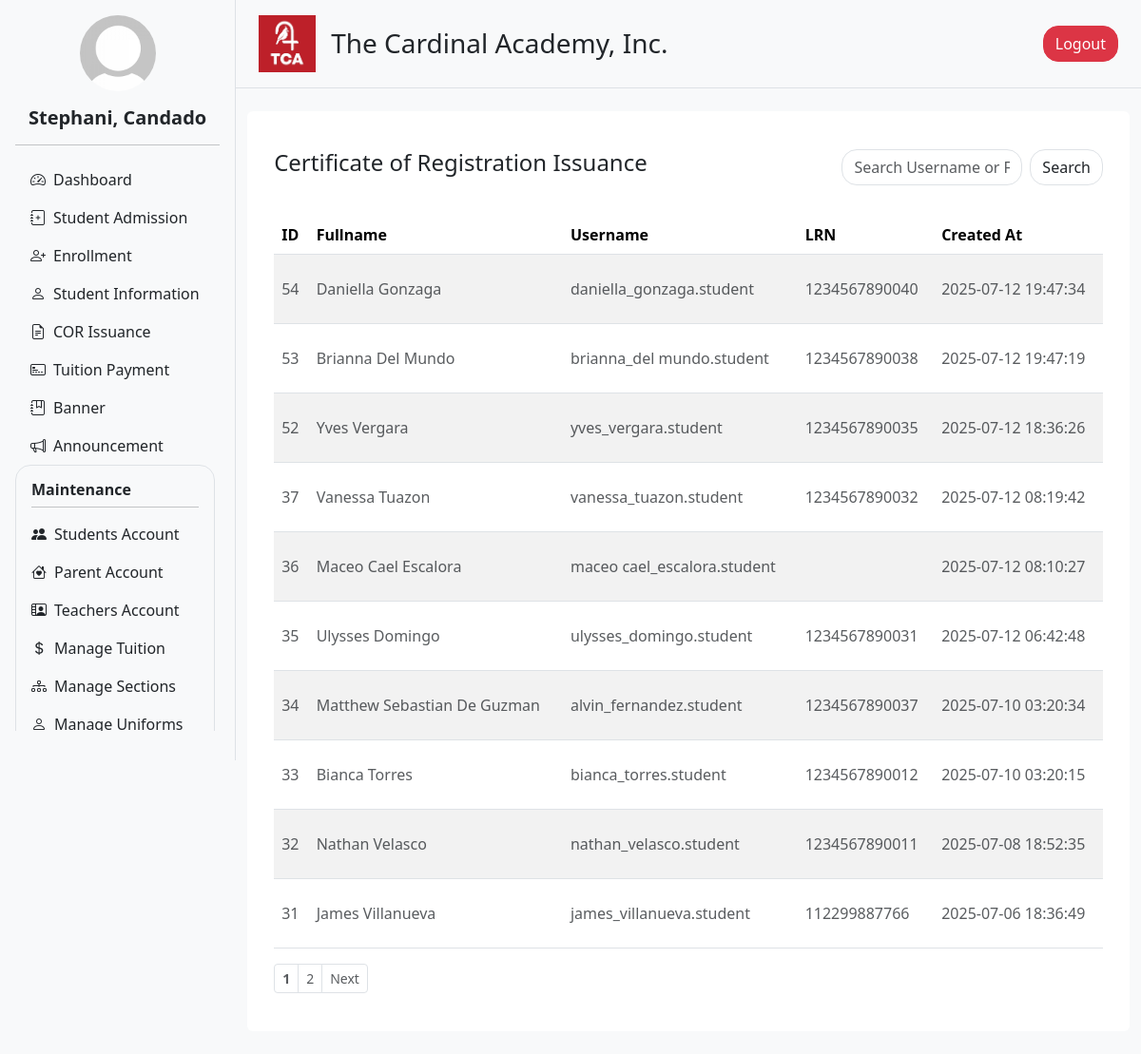
The page /admin/cor_issuance.php (signed in) on the database as committed earlier.
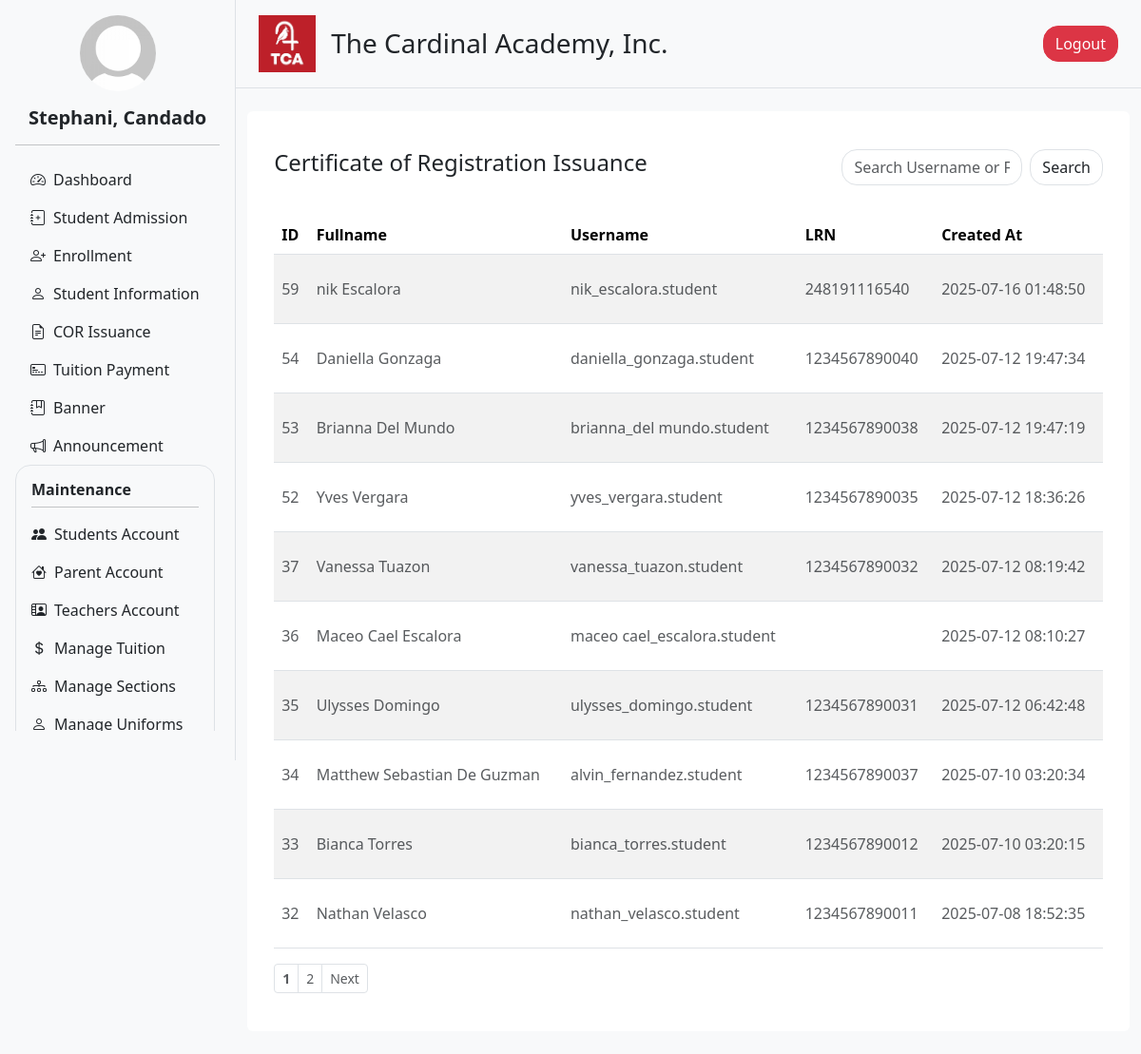
The same page on the database as committed later.
### tables this page shows
CREATE TABLE `users` (
  `user_id` int(11) NOT NULL,
  `acc_type` enum('admin','teacher','parent','student') NOT NULL,
  `username` varchar(50) NOT NULL,
  `email` varchar(100) NOT NULL,
  `password` varchar(255) NOT NULL,
  `first_name` varchar(50) NOT NULL,
  `last_name` varchar(50) NOT NULL,
  `gender` enum('male','female','other') DEFAULT NULL,
  `birthdate` date DEFAULT NULL,
  `phone_number` varchar(20) DEFAULT NULL,
  `address` text DEFAULT NULL,
  `created_at` timestamp NOT NULL DEFAULT current_timestamp(),
  `updated_at` timestamp NOT NULL DEFAULT current_timestamp() ON UPDATE current_timestamp(),
  `profile` varchar(255) NOT NULL,
  `rfid` int(100) DEFAULT NULL,
  `enroll_id` int(11) NOT NULL,
  `acc_status` varchar(100) NOT NULL DEFAULT 'active',
  `subject` varchar(1000) DEFAULT NULL,
  `section_id` int(100) DEFAULT NULL
);

CREATE TABLE `enroll_form` (
  `id` int(11) NOT NULL,
  `lrn` varchar(20) DEFAULT NULL,
  `firstname` varchar(100) DEFAULT NULL,
  `middlename` varchar(100) DEFAULT NULL,
  `lastname` varchar(100) DEFAULT NULL,
  `status` varchar(50) DEFAULT NULL,
  `gender` varchar(10) DEFAULT NULL,
  `grade_level` varchar(20) DEFAULT NULL,
  `profile_picture` varchar(255) DEFAULT NULL,
  `birthday` date DEFAULT NULL,
  `religion` varchar(100) DEFAULT NULL,
  `place_of_birth` varchar(255) DEFAULT NULL,
  `age` int(11) DEFAULT NULL,
  `residential_address` varchar(255) DEFAULT NULL,
  `region` varchar(100) DEFAULT NULL,
  `province` varchar(100) DEFAULT NULL,
  `municipal` varchar(100) DEFAULT NULL,
  `barangay` varchar(100) DEFAULT NULL,
  `father_name` varchar(100) DEFAULT NULL,
  `father_occupation` varchar(100) DEFAULT NULL,
  `father_contact` varchar(20) DEFAULT NULL,
  `mother_name` varchar(100) DEFAULT NULL,
  `mother_occupation` varchar(100) DEFAULT NULL,
  `mother_contact` varchar(20) DEFAULT NULL,
  `guardian_name` varchar(100) DEFAULT NULL,
  `guardian_occupation` varchar(100) DEFAULT NULL,
  `guardian_contact` varchar(20) DEFAULT NULL,
  `admission_status` varchar(50) DEFAULT NULL,
  `que_code` varchar(100) DEFAULT NULL,
  `email` varchar(100) DEFAULT NULL,
  `facebook` varchar(100) DEFAULT NULL,
  `admission_date` datetime DEFAULT current_timestamp(),
  `payment_plan` varchar(50) DEFAULT NULL,
  `downpayment` double DEFAULT NULL,
  `tuition_fee` double DEFAULT NULL,
  `miscellaneous` double DEFAULT NULL,
  `discount_type` varchar(100) DEFAULT NULL,
  `discount` double DEFAULT NULL,
  `discount_value` double DEFAULT NULL,
  `birth_cert` tinyint(1) DEFAULT 0,
  `report_card` tinyint(1) DEFAULT 0,
  `good_moral` tinyint(1) DEFAULT 0,
  `id_pic` tinyint(1) DEFAULT 0,
  `esc_cert` tinyint(1) DEFAULT 0
);

### admin/user_info.php (called while the page is built, shortened)
<?php
include '../db_connection.php';
function getUserInfo() {
    global $conn;
    $user_id = $_SESSION['user_id'];
    $sql = "SELECT first_name, last_name, profile FROM users WHERE user_id = ?";
    $stmt = $conn->prepare($sql);
    $stmt->bind_param("i", $user_id);
    $stmt->execute();
    $result = $stmt->get_result();
    $user = $result->fetch_assoc();
    $full_name = htmlspecialchars($user['first_name'] . ', ' . $user['last_name']);
    $profile_image = !empty($user['profile'])
        ? '../static/uploads/' . htmlspecialchars($user['profile'])
        : '../static/uploads/default_profile.jpg';
    return [
        'full_name' => $full_name,
        'profile_image' => $profile_image
    ];
}
?>

### admin/cor_issuance.php (the view, shortened to what this page needs)
<?php
include '../db_connection.php';
$limit  = 10;
$page   = isset($_GET['page']) && is_numeric($_GET['page']) ? (int) $_GET['page'] : 1;
$search = isset($_GET['search']) ? trim($_GET['search']) : '';
$offset = ($page - 1) * $limit;
$searchEsc = mysqli_real_escape_string($conn, $search);
$count_query = "
    SELECT COUNT(*) AS total
    FROM users
    WHERE acc_type = 'student'
      AND section_id IS NOT NULL                 -- ✨ exclude NULL section_id
      AND (
          username LIKE '%$searchEsc%'
          OR CONCAT(first_name, ' ', last_name) LIKE '%$searchEsc%'
      )
";
$count_result = mysqli_query($conn, $count_query);
$total        = mysqli_fetch_assoc($count_result)['total'];
$total_pages  = ceil($total / $limit);
$query = "
    SELECT
        users.user_id,
        CONCAT(users.first_name, ' ', users.last_name) AS fullname,
        users.username,
        users.created_at,
        users.enroll_id,
        users.section_id,
        users.email,
        enroll_form.lrn,
        enroll_form.payment_plan,
        enroll_form.downpayment,
        enroll_form.tuition_fee,
        enroll_form.miscellaneous,
        enroll_form.discount
    FROM users
    JOIN enroll_form ON users.enroll_id = enroll_form.id
    WHERE users.acc_type = 'student'
      AND users.section_id IS NOT NULL
      AND (
          users.username LIKE '%$searchEsc%'
          OR CONCAT(users.first_name, ' ', users.last_name) LIKE '%$searchEsc%'
      )
    ORDER BY users.created_at DESC
    LIMIT $limit OFFSET $offset
";
$result = mysqli_query($conn, $query);
?>
<!DOCTYPE html>
<html lang="en">
<head>
  <?php include 'header.php'; ?>
</head>
<body>
<div class="d-flex flex-row bg-light">
  <?php include 'navigation.php'; ?>
  <div class="content flex-grow-1">
    <?php include 'nav_top.php'; ?>
    <div class="container my-4">
      <div class="row g-4">
        <div class="col-12">
          <div class="rounded p-3 bg-white">
            <div class="container my-4">
              <div class="row mb-3">
                <div class="col-12 col-md-8">
                  <h4>Certificate of Registration Issuance</h4>
                </div>
                <div class="col-12 col-md-4">
                  <form method="GET" action="">
                    <div class="input-group">
                      <input class="form-control rounded rounded-4" type="text" name="search" value="<?= htmlspecialchars($search) ?>" placeholder="Search Username or Fullname">
                      <button class="btn border ms-2 rounded rounded-4" type="submit">Search</button>
                    </div>
                  </form>
                </div>
                <div class="col-12 pt-3">
                </div>
              </div>
              <div class="table-responsive">
                <table class="table table-striped table-hover" style="cursor: pointer">
                  <thead>
                    <tr>
                      <th>ID</th>
                      <th>Fullname</th>
                      <th>Username</th>
                      <th>LRN</th>
                      <th>Created At</th>
                    </tr>
                  </thead>
                  <tbody>
                    <?php if (mysqli_num_rows($result) > 0): ?>
                      <?php while ($row = mysqli_fetch_assoc($result)): ?>
                       <tr class="clickable-row"
                          data-id="<?= $row['section_id'] ?>"
                          data-email="<?= $row['email'] ?>"
                          data-fullname="<?= htmlspecialchars($row['fullname'], ENT_QUOTES) ?>"
                          data-lrn="<?= htmlspecialchars($row['lrn'], ENT_QUOTES) ?>"
                          data-payment_plan="<?= htmlspecialchars($row['payment_plan'], ENT_QUOTES) ?>"
                          data-downpayment="<?= htmlspecialchars($row['downpayment'], ENT_QUOTES) ?>"
                          data-tuition_fee="<?= htmlspecialchars($row['tuition_fee'], ENT_QUOTES) ?>"
                          data-miscellaneous="<?= htmlspecialchars($row['miscellaneous'], ENT_QUOTES) ?>"
                          data-discount="<?= htmlspecialchars($row['discount'], ENT_QUOTES) ?>">
                          <td><p class="text-muted pt-3 pb-3 mb-0"><?= htmlspecialchars($row['user_id']) ?></p></td>
                          <td><p class="text-muted pt-3 pb-3 mb-0"><?= htmlspecialchars($row['fullname']) ?></p></td>
                          <td><p class="text-muted pt-3 pb-3 mb-0"><?= htmlspecialchars($row['username']) ?></p></td>
                          <td><p class="text-muted pt-3 pb-3 mb-0"><?= htmlspecialchars($row['lrn']) ?></p></td>
                          <td><p class="text-muted pt-3 pb-3 mb-0"><?= htmlspecialchars($row['created_at']) ?></p></td>
                        </tr>
                      <?php endwhile; ?>
                    <?php else: ?>
                      <tr>
                        <td colspan="5"><p class="text-muted text-center pt-3 pb-3 mb-0">No student data available</p></td>
                      </tr>
                    <?php endif; ?>
                  </tbody>
                </table>
              </div>
              <?php if ($total_pages > 1): ?>
                <nav aria-label="Page navigation">
                  <ul class="pagination justify-content-start pagination-sm">
                    <?php
                      $max_links = 5;
                      $start = max(1, $page - floor($max_links / 2));
                      $end = min($total_pages, $start + $max_links - 1);
                      if ($end - $start < $max_links - 1) {
                        $start = max(1, $end - $max_links + 1);
                      }
                    ?>
                    <?php for ($i = $start; $i <= $end; $i++): ?>
                      <li class="page-item">
                        <a class="page-link text-muted <?= $i == $page ? 'fw-bold' : '' ?>" href="?search=<?= urlencode($search) ?>&page=<?= $i ?>"><?= $i ?></a>
                      </li>
                    <?php endfor; ?>
                    <?php if ($page < $total_pages): ?>
                      <li class="page-item">
                        <a class="page-link text-muted" href="?search=<?= urlencode($search) ?>&page=<?= $page + 1 ?>">Next</a>
                      </li>
                    <?php endif; ?>
                  </ul>
                </nav>
              <?php endif; ?>
            </div>
          </div>
        </div>
      </div>
    </div>
  </div>
</div>
</body>
</html>

### admin/header.php (shortened to what this page needs)
<link href="https://cdn.jsdelivr.net/npm/bootstrap@5.3.2/dist/css/bootstrap.min.css" rel="stylesheet">
<link href="https://cdn.jsdelivr.net/npm/bootstrap-icons@1.11.1/font/bootstrap-icons.css" rel="stylesheet">
<link rel="stylesheet" href="../static/css/styles.css">
<link rel="stylesheet" href="../static/css/landing.css">
<link href="https://cdn.jsdelivr.net/npm/select2@4.1.0-rc.0/dist/css/select2.min.css" rel="stylesheet" />

### admin/navigation.php (shortened to what this page needs)
<?php
include 'header.php';
include 'user_info.php';
$user_info = getUserInfo();
$full_name = isset($user_info['full_name']) ? $user_info['full_name'] : 'Guest';
$profile_image = isset($user_info['profile_image']) ? $user_info['profile_image'] : 'default.png';
?>
<div id="nav_side" class="d-print-none sidebar p-3 border-end sticky-top d-none d-md-block" style="min-height: 100vh; width: 250px; overflow: hidden;">
    <div class="profile-pic mb-3 text-center">
        <img src="<?= htmlspecialchars($profile_image) ?>" alt="Profile" class="rounded-circle img-fluid" style="width: 80px; height: 80px; object-fit: cover;">
    </div>
    <h5 class="text-center fw-bolder text-dark mb-3"><?= htmlspecialchars($full_name) ?></h5>
    <hr class="text-dark">
    <div style="overflow-y: auto; max-height: calc(100vh - 200px); padding-right: 5px;">
        <ul class="nav flex-column">
            <li class="nav-item">
                <a class="nav-link text-dark d-flex align-items-center py-2 fs-6" href="dashboard.php">
                    <i class="bi bi-speedometer2 me-2"></i>Dashboard
                </a>
            </li>
            <li class="nav-item">
                <a class="nav-link text-dark d-flex align-items-center py-2 fs-6" href="admission.php">
                    <i class="bi bi-journal-plus me-2"></i>Student Admission
                </a>
            </li>
            <li class="nav-item">
                <a class="nav-link text-dark d-flex align-items-center py-2 fs-6" href="enrollment.php">
                    <i class="bi bi-person-plus me-2"></i>Enrollment
                </a>
            </li>
            <li class="nav-item">
                <a class="nav-link text-dark d-flex align-items-center py-2 fs-6" href="student_informtion.php">
                    <i class="bi bi-person me-2"></i>Student Information
                </a>
            </li>
            <li class="nav-item">
                <a class="nav-link text-dark d-flex align-items-center py-2 fs-6" href="cor_issuance2.php">
                    <i class="bi bi-file-earmark-text me-2"></i>COR Issuance
                </a>
            </li>
            <li class="nav-item">
                <a class="nav-link text-dark d-flex align-items-center py-2 fs-6" href="billing2.php">
                    <i class="bi bi-credit-card-2-front me-2"></i>Tuition Payment
                </a>
            </li>
            <li class="nav-item">
                <a class="nav-link text-dark d-flex align-items-center py-2 fs-6" href="banner_edit.php?nav_drop=true">
                    <i class="bi bi-journal-bookmark me-2"></i>Banner
                </a>
            </li>
            <li class="nav-item">
                <a class="nav-link text-dark d-flex align-items-center py-2 fs-6" href="announcement.php">
                    <i class="bi bi-megaphone me-2"></i>Announcement
                </a>
            </li>
            <li class="nav-item">
                <div id="maintenanceMenu" class="dropdown-container border p-3 bg-light rounded rounded-4" >
                    <h6 class="fw-bolder">Maintenance</h6>
                    <hr class="m-0 py-1">
                    <a class="nav-link text-dark d-flex align-items-center py-2 fs-6" href="students.php?nav_drop=true">
                        <i class="bi bi-people-fill me-2"></i>Students Account
                    </a>
                    <a class="nav-link text-dark d-flex align-items-center py-2 fs-6" href="parents.php">
                        <i class="bi bi-house-heart me-2"></i>Parent Account
                    </a>
                    <a class="nav-link text-dark d-flex align-items-center py-2 fs-6" href="teacher.php?nav_drop=true">
                        <i class="bi bi-person-video2 me-2"></i>Teachers Account
                    </a>
                    <a class="nav-link text-dark d-flex align-items-center py-2 fs-6" href="tuition.php?nav_drop=true">
                        <i class="bi bi-currency-dollar me-2"></i>Manage Tuition
                    </a>
                    <a class="nav-link text-dark d-flex align-items-center py-2 fs-6" href="sectioning.php?nav_drop=true">
                        <i class="bi bi-diagram-3 me-2"></i>Manage Sections
                    </a>
                    <a class="nav-link text-dark d-flex align-items-center py-2 fs-6" href="uniforms.php?nav_drop=true">
                        <i class="bi bi-person me-2"></i>Manage Uniforms
                    </a>
                </div>
            </li>
        </ul>
    </div>
</div>

### admin/nav_top.php
<div class="d-flex border-bottom bg-light sticky-top align-items-center justify-content-between px-4 py-3 d-print-none">
  <div class="d-flex align-items-center">
    <img src="../static/uploads/logo.png" alt="Logo" style="height: 60px; width: auto;" class="me-3">
    <h3 class=" m-0">The Cardinal Academy, Inc.</h3>
  </div>
  <a href="logout.php" class="btn btn-danger rounded-4">Logout</a>
</div>

### static/css/styles.css (style rules this page uses)
.sidebar { width: 20%; height: 100vh; }
.content { width: 80%; }

### static/css/landing.css (style rules this page uses)
body { margin: 0; padding: 0; height: 100%; }

### admin/navigation.php (style rules this page uses)
.dropdown-container a { font-size: 14px; padding: 5px 0; }

Rows that differ between the two databases and show on the page:
no longer on this page (row edited): users: user_id "31", fullname "James Villanueva", username "james_villanueva.student", enroll_form.lrn "112299887766", created_at "2025-07-06 18:36:49"
added users: user_id "59", fullname "nik Escalora", username "nik_escalora.student", enroll_form.lrn "248191116540", created_at "2025-07-16 01:48:50"
